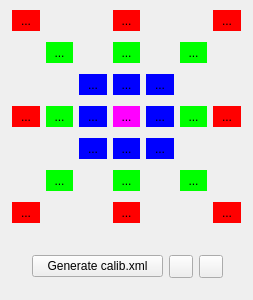
<?xml version="1.0" encoding="UTF-8"?>
<ui version="4.0">
 <class>genCalibXML</class>
 <widget class="QDialog" name="genCalibXML">
  <property name="geometry">
   <rect>
    <x>0</x>
    <y>0</y>
    <width>253</width>
    <height>300</height>
   </rect>
  </property>
  <property name="windowTitle">
   <string>Data calibration</string>
  </property>
  <widget class="QPushButton" name="pbBlueLeftUp">
   <property name="geometry">
    <rect>
     <x>79</x>
     <y>74</y>
     <width>28</width>
     <height>21</height>
    </rect>
   </property>
   <property name="toolTip">
    <string>&lt;html&gt;&lt;head/&gt;&lt;body&gt;&lt;p&gt;Not selected&lt;/p&gt;&lt;/body&gt;&lt;/html&gt;</string>
   </property>
   <property name="styleSheet">
    <string notr="true">background-color:#00F;
border:0px;</string>
   </property>
   <property name="text">
    <string>...</string>
   </property>
  </widget>
  <widget class="QPushButton" name="pbBlueLeftDown">
   <property name="geometry">
    <rect>
     <x>79</x>
     <y>138</y>
     <width>28</width>
     <height>21</height>
    </rect>
   </property>
   <property name="toolTip">
    <string>&lt;html&gt;&lt;head/&gt;&lt;body&gt;&lt;p&gt;Not selected&lt;/p&gt;&lt;/body&gt;&lt;/html&gt;</string>
   </property>
   <property name="styleSheet">
    <string notr="true">background-color:#00F;
border:0px;</string>
   </property>
   <property name="text">
    <string>...</string>
   </property>
  </widget>
  <widget class="QPushButton" name="pbRedRight">
   <property name="geometry">
    <rect>
     <x>213</x>
     <y>106</y>
     <width>28</width>
     <height>21</height>
    </rect>
   </property>
   <property name="toolTip">
    <string>&lt;html&gt;&lt;head/&gt;&lt;body&gt;&lt;p&gt;Not selected&lt;/p&gt;&lt;/body&gt;&lt;/html&gt;</string>
   </property>
   <property name="styleSheet">
    <string notr="true">background-color:#F00;
border:0px;</string>
   </property>
   <property name="text">
    <string>...</string>
   </property>
  </widget>
  <widget class="QPushButton" name="pbRedUp">
   <property name="geometry">
    <rect>
     <x>113</x>
     <y>10</y>
     <width>27</width>
     <height>21</height>
    </rect>
   </property>
   <property name="toolTip">
    <string>&lt;html&gt;&lt;head/&gt;&lt;body&gt;&lt;p&gt;Not selected&lt;/p&gt;&lt;/body&gt;&lt;/html&gt;</string>
   </property>
   <property name="styleSheet">
    <string notr="true">background-color:#F00;
border:0px;</string>
   </property>
   <property name="text">
    <string>...</string>
   </property>
  </widget>
  <widget class="QPushButton" name="pbGreenLeftUp">
   <property name="geometry">
    <rect>
     <x>46</x>
     <y>42</y>
     <width>27</width>
     <height>21</height>
    </rect>
   </property>
   <property name="toolTip">
    <string>&lt;html&gt;&lt;head/&gt;&lt;body&gt;&lt;p&gt;Not selected&lt;/p&gt;&lt;/body&gt;&lt;/html&gt;</string>
   </property>
   <property name="styleSheet">
    <string notr="true">background-color:#0F0;
border:0px;</string>
   </property>
   <property name="text">
    <string>...</string>
   </property>
  </widget>
  <widget class="QPushButton" name="pbGreenLeft">
   <property name="geometry">
    <rect>
     <x>46</x>
     <y>106</y>
     <width>27</width>
     <height>21</height>
    </rect>
   </property>
   <property name="toolTip">
    <string>&lt;html&gt;&lt;head/&gt;&lt;body&gt;&lt;p&gt;Not selected&lt;/p&gt;&lt;/body&gt;&lt;/html&gt;</string>
   </property>
   <property name="styleSheet">
    <string notr="true">background-color:#0F0;
border:0px;</string>
   </property>
   <property name="text">
    <string>...</string>
   </property>
  </widget>
  <widget class="QPushButton" name="pbBlueRight">
   <property name="geometry">
    <rect>
     <x>146</x>
     <y>106</y>
     <width>28</width>
     <height>21</height>
    </rect>
   </property>
   <property name="toolTip">
    <string>&lt;html&gt;&lt;head/&gt;&lt;body&gt;&lt;p&gt;Not selected&lt;/p&gt;&lt;/body&gt;&lt;/html&gt;</string>
   </property>
   <property name="styleSheet">
    <string notr="true">background-color:#00F;
border:0px;</string>
   </property>
   <property name="text">
    <string>...</string>
   </property>
  </widget>
  <widget class="QPushButton" name="pbBlueDown">
   <property name="geometry">
    <rect>
     <x>113</x>
     <y>138</y>
     <width>27</width>
     <height>21</height>
    </rect>
   </property>
   <property name="toolTip">
    <string>&lt;html&gt;&lt;head/&gt;&lt;body&gt;&lt;p&gt;Not selected&lt;/p&gt;&lt;/body&gt;&lt;/html&gt;</string>
   </property>
   <property name="styleSheet">
    <string notr="true">background-color:#00F;
border:0px;</string>
   </property>
   <property name="text">
    <string>...</string>
   </property>
  </widget>
  <widget class="QPushButton" name="pbGreenRight">
   <property name="geometry">
    <rect>
     <x>180</x>
     <y>106</y>
     <width>27</width>
     <height>21</height>
    </rect>
   </property>
   <property name="toolTip">
    <string>&lt;html&gt;&lt;head/&gt;&lt;body&gt;&lt;p&gt;Not selected&lt;/p&gt;&lt;/body&gt;&lt;/html&gt;</string>
   </property>
   <property name="styleSheet">
    <string notr="true">background-color:#0F0;
border:0px;</string>
   </property>
   <property name="text">
    <string>...</string>
   </property>
  </widget>
  <widget class="QPushButton" name="pbGreenUp">
   <property name="geometry">
    <rect>
     <x>113</x>
     <y>42</y>
     <width>27</width>
     <height>21</height>
    </rect>
   </property>
   <property name="toolTip">
    <string>&lt;html&gt;&lt;head/&gt;&lt;body&gt;&lt;p&gt;Not selected&lt;/p&gt;&lt;/body&gt;&lt;/html&gt;</string>
   </property>
   <property name="styleSheet">
    <string notr="true">background-color:#0F0;
border:0px;</string>
   </property>
   <property name="text">
    <string>...</string>
   </property>
  </widget>
  <widget class="QPushButton" name="pbBlueUp">
   <property name="geometry">
    <rect>
     <x>113</x>
     <y>74</y>
     <width>27</width>
     <height>21</height>
    </rect>
   </property>
   <property name="toolTip">
    <string>&lt;html&gt;&lt;head/&gt;&lt;body&gt;&lt;p&gt;Not selected&lt;/p&gt;&lt;/body&gt;&lt;/html&gt;</string>
   </property>
   <property name="styleSheet">
    <string notr="true">background-color:#00F;
border:0px;</string>
   </property>
   <property name="text">
    <string>...</string>
   </property>
  </widget>
  <widget class="QPushButton" name="pbBlueRightDown">
   <property name="geometry">
    <rect>
     <x>146</x>
     <y>138</y>
     <width>28</width>
     <height>21</height>
    </rect>
   </property>
   <property name="toolTip">
    <string>&lt;html&gt;&lt;head/&gt;&lt;body&gt;&lt;p&gt;Not selected&lt;/p&gt;&lt;/body&gt;&lt;/html&gt;</string>
   </property>
   <property name="styleSheet">
    <string notr="true">background-color:#00F;
border:0px;</string>
   </property>
   <property name="text">
    <string>...</string>
   </property>
  </widget>
  <widget class="QPushButton" name="pbGreenLeftDown">
   <property name="geometry">
    <rect>
     <x>46</x>
     <y>170</y>
     <width>27</width>
     <height>21</height>
    </rect>
   </property>
   <property name="toolTip">
    <string>&lt;html&gt;&lt;head/&gt;&lt;body&gt;&lt;p&gt;Not selected&lt;/p&gt;&lt;/body&gt;&lt;/html&gt;</string>
   </property>
   <property name="styleSheet">
    <string notr="true">background-color:#0F0;
border:0px;</string>
   </property>
   <property name="text">
    <string>...</string>
   </property>
  </widget>
  <widget class="QPushButton" name="pbSource">
   <property name="geometry">
    <rect>
     <x>113</x>
     <y>106</y>
     <width>27</width>
     <height>21</height>
    </rect>
   </property>
   <property name="toolTip">
    <string>&lt;html&gt;&lt;head/&gt;&lt;body&gt;&lt;p&gt;Not selected&lt;/p&gt;&lt;/body&gt;&lt;/html&gt;</string>
   </property>
   <property name="styleSheet">
    <string notr="true">background-color:#F0F;
border:0px;</string>
   </property>
   <property name="text">
    <string>...</string>
   </property>
  </widget>
  <widget class="QPushButton" name="pbGreenRightUp">
   <property name="geometry">
    <rect>
     <x>180</x>
     <y>42</y>
     <width>27</width>
     <height>21</height>
    </rect>
   </property>
   <property name="toolTip">
    <string>&lt;html&gt;&lt;head/&gt;&lt;body&gt;&lt;p&gt;Not selected&lt;/p&gt;&lt;/body&gt;&lt;/html&gt;</string>
   </property>
   <property name="styleSheet">
    <string notr="true">background-color:#0F0;
border:0px;</string>
   </property>
   <property name="text">
    <string>...</string>
   </property>
  </widget>
  <widget class="QPushButton" name="pbBlueRightUp">
   <property name="geometry">
    <rect>
     <x>146</x>
     <y>74</y>
     <width>28</width>
     <height>21</height>
    </rect>
   </property>
   <property name="toolTip">
    <string>&lt;html&gt;&lt;head/&gt;&lt;body&gt;&lt;p&gt;Not selected&lt;/p&gt;&lt;/body&gt;&lt;/html&gt;</string>
   </property>
   <property name="styleSheet">
    <string notr="true">background-color:#00F;
border:0px;</string>
   </property>
   <property name="text">
    <string>...</string>
   </property>
  </widget>
  <widget class="QPushButton" name="pbRedRightDown">
   <property name="geometry">
    <rect>
     <x>213</x>
     <y>202</y>
     <width>28</width>
     <height>21</height>
    </rect>
   </property>
   <property name="toolTip">
    <string>&lt;html&gt;&lt;head/&gt;&lt;body&gt;&lt;p&gt;Not selected&lt;/p&gt;&lt;/body&gt;&lt;/html&gt;</string>
   </property>
   <property name="styleSheet">
    <string notr="true">background-color:#F00;
border:0px;</string>
   </property>
   <property name="text">
    <string>...</string>
   </property>
  </widget>
  <widget class="QPushButton" name="pbRedLeftDown">
   <property name="geometry">
    <rect>
     <x>12</x>
     <y>202</y>
     <width>28</width>
     <height>21</height>
    </rect>
   </property>
   <property name="toolTip">
    <string>&lt;html&gt;&lt;head/&gt;&lt;body&gt;&lt;p&gt;Not selected&lt;/p&gt;&lt;/body&gt;&lt;/html&gt;</string>
   </property>
   <property name="styleSheet">
    <string notr="true">background-color:#F00;
border:0px;</string>
   </property>
   <property name="text">
    <string>...</string>
   </property>
  </widget>
  <widget class="QPushButton" name="pbBlueLeft">
   <property name="geometry">
    <rect>
     <x>79</x>
     <y>106</y>
     <width>28</width>
     <height>21</height>
    </rect>
   </property>
   <property name="toolTip">
    <string>&lt;html&gt;&lt;head/&gt;&lt;body&gt;&lt;p&gt;Not selected&lt;/p&gt;&lt;/body&gt;&lt;/html&gt;</string>
   </property>
   <property name="styleSheet">
    <string notr="true">background-color:#00F;
border:0px;</string>
   </property>
   <property name="text">
    <string>...</string>
   </property>
  </widget>
  <widget class="QPushButton" name="pbRedLeft">
   <property name="geometry">
    <rect>
     <x>12</x>
     <y>106</y>
     <width>28</width>
     <height>21</height>
    </rect>
   </property>
   <property name="toolTip">
    <string>&lt;html&gt;&lt;head/&gt;&lt;body&gt;&lt;p&gt;Not selected&lt;/p&gt;&lt;/body&gt;&lt;/html&gt;</string>
   </property>
   <property name="styleSheet">
    <string notr="true">background-color:#F00;
border:0px;</string>
   </property>
   <property name="text">
    <string>...</string>
   </property>
  </widget>
  <widget class="QPushButton" name="pbRedLeftUp">
   <property name="geometry">
    <rect>
     <x>12</x>
     <y>10</y>
     <width>28</width>
     <height>21</height>
    </rect>
   </property>
   <property name="toolTip">
    <string>&lt;html&gt;&lt;head/&gt;&lt;body&gt;&lt;p&gt;Not selected&lt;/p&gt;&lt;/body&gt;&lt;/html&gt;</string>
   </property>
   <property name="styleSheet">
    <string notr="true">background-color:#F00;
border:0px;</string>
   </property>
   <property name="text">
    <string>...</string>
   </property>
  </widget>
  <widget class="QPushButton" name="pbRedDown">
   <property name="geometry">
    <rect>
     <x>113</x>
     <y>202</y>
     <width>27</width>
     <height>21</height>
    </rect>
   </property>
   <property name="toolTip">
    <string>&lt;html&gt;&lt;head/&gt;&lt;body&gt;&lt;p&gt;Not selected&lt;/p&gt;&lt;/body&gt;&lt;/html&gt;</string>
   </property>
   <property name="styleSheet">
    <string notr="true">background-color:#F00;
border:0px;</string>
   </property>
   <property name="text">
    <string>...</string>
   </property>
  </widget>
  <widget class="QPushButton" name="pbGreenDown">
   <property name="geometry">
    <rect>
     <x>113</x>
     <y>170</y>
     <width>27</width>
     <height>21</height>
    </rect>
   </property>
   <property name="toolTip">
    <string>&lt;html&gt;&lt;head/&gt;&lt;body&gt;&lt;p&gt;Not selected&lt;/p&gt;&lt;/body&gt;&lt;/html&gt;</string>
   </property>
   <property name="styleSheet">
    <string notr="true">background-color:#0F0;
border:0px;</string>
   </property>
   <property name="text">
    <string>...</string>
   </property>
  </widget>
  <widget class="QPushButton" name="pbRedRightUp">
   <property name="geometry">
    <rect>
     <x>213</x>
     <y>10</y>
     <width>28</width>
     <height>21</height>
    </rect>
   </property>
   <property name="toolTip">
    <string>&lt;html&gt;&lt;head/&gt;&lt;body&gt;&lt;p&gt;Not selected&lt;/p&gt;&lt;/body&gt;&lt;/html&gt;</string>
   </property>
   <property name="styleSheet">
    <string notr="true">background-color:#F00;
border:0px;</string>
   </property>
   <property name="text">
    <string>...</string>
   </property>
  </widget>
  <widget class="QPushButton" name="pbGreenRightDown">
   <property name="geometry">
    <rect>
     <x>180</x>
     <y>170</y>
     <width>27</width>
     <height>21</height>
    </rect>
   </property>
   <property name="toolTip">
    <string>&lt;html&gt;&lt;head/&gt;&lt;body&gt;&lt;p&gt;Not selected&lt;/p&gt;&lt;/body&gt;&lt;/html&gt;</string>
   </property>
   <property name="styleSheet">
    <string notr="true">background-color:#0F0;
border:0px;</string>
   </property>
   <property name="text">
    <string>...</string>
   </property>
  </widget>
  <widget class="QWidget" name="layoutWidget">
   <property name="geometry">
    <rect>
     <x>32</x>
     <y>250</y>
     <width>191</width>
     <height>34</height>
    </rect>
   </property>
   <layout class="QGridLayout" name="gridLayout">
    <item row="0" column="1">
     <widget class="QToolButton" name="pbFiles">
      <property name="toolTip">
       <string>&lt;html&gt;&lt;head/&gt;&lt;body&gt;&lt;p&gt;Open in files&lt;/p&gt;&lt;/body&gt;&lt;/html&gt;</string>
      </property>
      <property name="text">
       <string/>
      </property>
      <property name="icon">
       <iconset>
        <normalon>:/new/icons/imagenInte/folder-icon.png</normalon>
       </iconset>
      </property>
     </widget>
    </item>
    <item row="0" column="0">
     <widget class="QPushButton" name="pbGenCal">
      <property name="text">
       <string>Generate calib.xml</string>
      </property>
     </widget>
    </item>
    <item row="0" column="2">
     <widget class="QToolButton" name="pbClearCalib">
      <property name="toolTip">
       <string>&lt;html&gt;&lt;head/&gt;&lt;body&gt;&lt;p&gt;Clear Calibration Files&lt;/p&gt;&lt;/body&gt;&lt;/html&gt;</string>
      </property>
      <property name="text">
       <string/>
      </property>
      <property name="icon">
       <iconset resource="lstImgs.qrc">
        <normaloff>:/new/icons/imagenInte/edit-clear.png</normaloff>
        <normalon>:/new/icons/imagenInte/folder-icon.png</normalon>:/new/icons/imagenInte/edit-clear.png</iconset>
      </property>
     </widget>
    </item>
   </layout>
  </widget>
 </widget>
 <resources>
  <include location="lstImgs.qrc"/>
 </resources>
 <connections/>
</ui>
